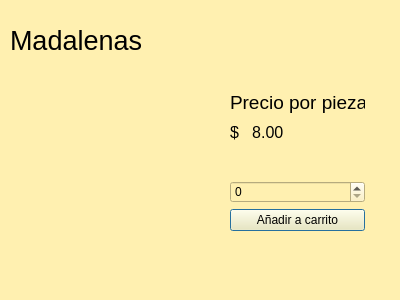
<?xml version="1.0" encoding="UTF-8"?>
<ui version="4.0">
 <class>Madalenas</class>
 <widget class="QDialog" name="Madalenas">
  <property name="geometry">
   <rect>
    <x>0</x>
    <y>0</y>
    <width>400</width>
    <height>300</height>
   </rect>
  </property>
  <property name="windowTitle">
   <string>Dialog</string>
  </property>
  <property name="styleSheet">
   <string notr="true">background-color:rgb(255, 240, 176);
border-color: rgb(0, 0, 0);
gridline-color: rgb(0, 0, 0);
border-color: rgb(0, 0, 0);</string>
  </property>
  <widget class="QLabel" name="label">
   <property name="geometry">
    <rect>
     <x>10</x>
     <y>20</y>
     <width>141</width>
     <height>41</height>
    </rect>
   </property>
   <property name="font">
    <font>
     <pointsize>20</pointsize>
    </font>
   </property>
   <property name="text">
    <string>Madalenas</string>
   </property>
  </widget>
  <widget class="QWidget" name="layoutWidget">
   <property name="geometry">
    <rect>
     <x>230</x>
     <y>90</y>
     <width>135</width>
     <height>141</height>
    </rect>
   </property>
   <layout class="QVBoxLayout" name="verticalLayout">
    <item>
     <widget class="QLabel" name="label_2">
      <property name="font">
       <font>
        <pointsize>14</pointsize>
       </font>
      </property>
      <property name="text">
       <string>Precio por pieza</string>
      </property>
     </widget>
    </item>
    <item>
     <widget class="QLabel" name="label_4">
      <property name="font">
       <font>
        <pointsize>12</pointsize>
       </font>
      </property>
      <property name="text">
       <string>$   8.00</string>
      </property>
     </widget>
    </item>
    <item>
     <widget class="QLabel" name="label_3">
      <property name="text">
       <string/>
      </property>
     </widget>
    </item>
    <item>
     <widget class="QSpinBox" name="spinBox"/>
    </item>
    <item>
     <widget class="QPushButton" name="pushButton">
      <property name="text">
       <string>Añadir a carrito</string>
      </property>
     </widget>
    </item>
   </layout>
  </widget>
  <widget class="QLabel" name="label_5">
   <property name="geometry">
    <rect>
     <x>10</x>
     <y>90</y>
     <width>181</width>
     <height>161</height>
    </rect>
   </property>
   <property name="text">
    <string/>
   </property>
   <property name="pixmap">
    <pixmap resource="pastel.qrc">:/Images/madalenas=3.JPG</pixmap>
   </property>
   <property name="scaledContents">
    <bool>true</bool>
   </property>
  </widget>
 </widget>
 <resources>
  <include location="pastel.qrc"/>
 </resources>
 <connections/>
</ui>
